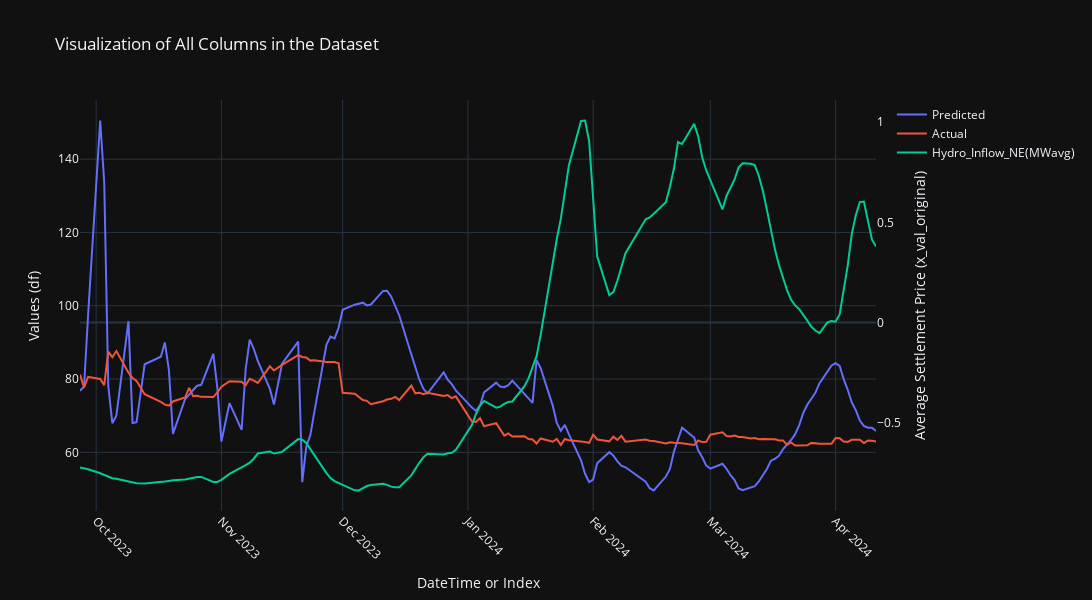

Write notebook code for a chart like this one.
### Code cell
import plotly.graph_objects as go

# Assuming `df` is the DataFrame with 42 columns and `x_val_original` contains 'Average_Settlement_Price_SE/CW(MWh)'
# Create the figure
fig = go.Figure()

# Plot the columns from df
for column in predictions_df.columns:
    fig.add_trace(go.Scatter(x=predictions_df.index, y=predictions_df[column], mode='lines', name=column))

fig.add_trace(go.Scatter(x=y_val.index, y=y_val, mode='lines', name='Actual'))
fig.add_trace(go.Scatter(x=x_val_original.index, y=x_val_original['Average_Settlement_Price_SE/CW(MWh)'], mode='lines', name='Average_Settlement_Price_SE/CW(MWh)'))

# Plot the 'Average_Settlement_Price_SE/CW(MWh)' from x_val_original with a secondary y-axis
fig.add_trace(go.Scatter(x=x_val_original.index, 
                         y=x_val_original['Hydro_Inflow_NE(MWavg)'], 
                         mode='lines', 
                         name='Hydro_Inflow_NE(MWavg)', 
                         yaxis='y2'))  # Use the second y-axis

# Update layout to add a secondary y-axis
fig.update_layout(
    title='Visualization of All Columns in the Dataset',
    xaxis_title="DateTime or Index",
    yaxis_title="Values (df)",
    yaxis2=dict(
        title="Average Settlement Price (x_val_original)",
        overlaying="y",  # Overlay the second y-axis on the primary y-axis
        side="right",  # Place the secondary y-axis on the right
        showgrid=False  # Optionally hide the grid for the secondary y-axis
    ),
    xaxis_tickangle=45,  # Rotate x-axis labels for better visibility
    template="plotly_dark",  # Optional: change the theme
    width=1200,  # Optional: adjust plot width
    height=600,  # Optional: adjust plot height
)

# Show the interactive plot
fig.show()

### Figure 1 — Plotly figure (JSON) as saved in the notebook; plotly's stock layout.template omitted (floating-point values rounded to 4 significant figures; data arrays with more than 128 entries replaced by an {"elided": "..."} marker saying what was removed)
{"data": [{"mode": "lines", "name": "Predicted", "type": "scatter", "x": {"elided": "141 str values"}, "y": {"elided": "141 float values"}}, {"mode": "lines", "name": "Actual", "type": "scatter", "x": {"elided": "141 str values"}, "y": {"elided": "141 float values"}}, {"mode": "lines", "name": "Hydro_Inflow_NE(MWavg)", "type": "scatter", "x": {"elided": "141 str values"}, "y": {"elided": "141 float values"}, "yaxis": "y2"}], "layout": {"height": 600, "title": {"text": "Visualization of All Columns in the Dataset"}, "width": 1200, "xaxis": {"tickangle": 45, "title": {"text": "DateTime or Index"}}, "yaxis": {"title": {"text": "Values (df)"}}, "yaxis2": {"overlaying": "y", "showgrid": false, "side": "right", "title": {"text": "Average Settlement Price (x_val_original)"}}}}
